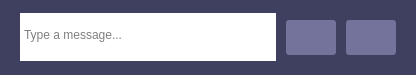
               <widget class="QWidget" name="input_frame" native="true">
                <property name="sizePolicy">
                 <sizepolicy hsizetype="Preferred" vsizetype="Fixed">
                  <horstretch>0</horstretch>
                  <verstretch>0</verstretch>
                 </sizepolicy>
                </property>
                <property name="minimumSize">
                 <size>
                  <width>0</width>
                  <height>75</height>
                 </size>
                </property>
                <property name="maximumSize">
                 <size>
                  <width>16777215</width>
                  <height>75</height>
                 </size>
                </property>
                <property name="styleSheet">
                 <string notr="true">background: #3f3f60;</string>
                </property>
                <layout class="QHBoxLayout" name="horizontalLayout_4">
                 <property name="spacing">
                  <number>10</number>
                 </property>
                 <property name="leftMargin">
                  <number>20</number>
                 </property>
                 <property name="topMargin">
                  <number>10</number>
                 </property>
                 <property name="rightMargin">
                  <number>20</number>
                 </property>
                 <property name="bottomMargin">
                  <number>10</number>
                 </property>
                 <item>
                  <widget class="QWidget" name="horizontalWidget" native="true">
                   <property name="maximumSize">
                    <size>
                     <width>700</width>
                     <height>16777215</height>
                    </size>
                   </property>
                   <layout class="QHBoxLayout" name="horizontalLayout_12">
                    <property name="spacing">
                     <number>10</number>
                    </property>
                    <property name="leftMargin">
                     <number>0</number>
                    </property>
                    <property name="topMargin">
                     <number>0</number>
                    </property>
                    <property name="rightMargin">
                     <number>0</number>
                    </property>
                    <property name="bottomMargin">
                     <number>0</number>
                    </property>
                    <item>
                     <widget class="QWidget" name="input_frame_box" native="true">
                      <property name="minimumSize">
                       <size>
                        <width>0</width>
                        <height>48</height>
                       </size>
                      </property>
                      <property name="maximumSize">
                       <size>
                        <width>16777215</width>
                        <height>48</height>
                       </size>
                      </property>
                      <property name="styleSheet">
                       <string notr="true">background: white;</string>
                      </property>
                      <property name="inputMethodHints">
                       <set>Qt::ImhMultiLine</set>
                      </property>
                      <layout class="QHBoxLayout" name="horizontalLayout_3">
                       <property name="spacing">
                        <number>0</number>
                       </property>
                       <property name="leftMargin">
                        <number>0</number>
                       </property>
                       <property name="topMargin">
                        <number>11</number>
                       </property>
                       <property name="rightMargin">
                        <number>0</number>
                       </property>
                       <property name="bottomMargin">
                        <number>0</number>
                       </property>
                       <item>
                        <widget class="QPlainTextEdit" name="input">
                         <property name="sizePolicy">
                          <sizepolicy hsizetype="Expanding" vsizetype="Fixed">
                           <horstretch>0</horstretch>
                           <verstretch>0</verstretch>
                          </sizepolicy>
                         </property>
                         <property name="minimumSize">
                          <size>
                           <width>0</width>
                           <height>48</height>
                          </size>
                         </property>
                         <property name="maximumSize">
                          <size>
                           <width>16777215</width>
                           <height>48</height>
                          </size>
                         </property>
                         <property name="styleSheet">
                          <string notr="true">font: 10pt &quot;Open Sans&quot;;</string>
                         </property>
                         <property name="frameShape">
                          <enum>QFrame::NoFrame</enum>
                         </property>
                         <property name="verticalScrollBarPolicy">
                          <enum>Qt::ScrollBarAlwaysOff</enum>
                         </property>
                         <property name="horizontalScrollBarPolicy">
                          <enum>Qt::ScrollBarAlwaysOff</enum>
                         </property>
                         <property name="placeholderText">
                          <string>Type a message...</string>
                         </property>
                        </widget>
                       </item>
                      </layout>
                     </widget>
                    </item>
                    <item>
                     <widget class="QPushButton" name="send_button">
                      <property name="enabled">
                       <bool>true</bool>
                      </property>
                      <property name="maximumSize">
                       <size>
                        <width>50</width>
                        <height>35</height>
                       </size>
                      </property>
                      <property name="styleSheet">
                       <string notr="true"> QPushButton:enabled
{
                border-image: url(:/Resources/send.png);
                background:  #73739b;
                border-radius: 3px;
                min-width: 40px;
                min-height:25px;
                padding: 5px;
                outline: 0px;
}

 QPushButton:disabled
{
                border-image: url(:/Resources/send_disabled.png);
                background:  #73739b;
                border-radius: 3px;
                min-width: 40px;
                min-height:25px;
                padding: 5px;
}

QPushButton:hover
{
                background: #7a7aa1;
}

QPushButton:pressed
 {
        background: #8f8fb3;
}</string>
                      </property>
                     </widget>
                    </item>
                    <item>
                     <widget class="QPushButton" name="smile_button">
                      <property name="minimumSize">
                       <size>
                        <width>50</width>
                        <height>35</height>
                       </size>
                      </property>
                      <property name="maximumSize">
                       <size>
                        <width>50</width>
                        <height>35</height>
                       </size>
                      </property>
                      <property name="styleSheet">
                       <string notr="true"> QPushButton:enabled
{
                border-image: url(:/Resources/smile.png);
                background:  #73739b;
                border-radius: 3px;
                min-height:25px;
                padding: 5px;
                outline: 0px;
}

QPushButton:hover
{
                background: #7a7aa1;
}

QPushButton:pressed
 {
        background: #8f8fb3;
}</string>
                      </property>
                      <property name="text">
                       <string/>
                      </property>
                     </widget>
                    </item>
                   </layout>
                  </widget>
                 </item>
                </layout>
               </widget>
